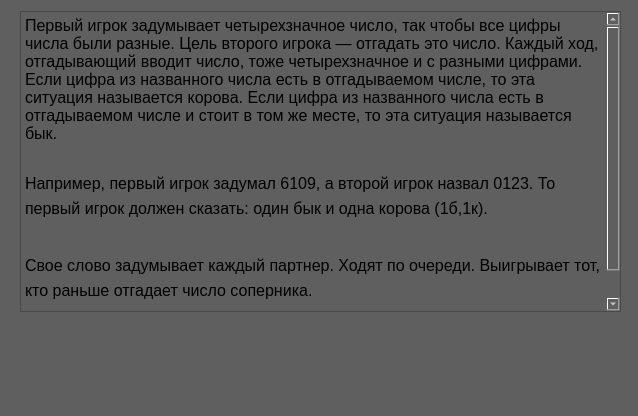
<?xml version="1.0" encoding="UTF-8"?>
<ui version="4.0">
 <class>Form</class>
 <widget class="QWidget" name="Form">
  <property name="geometry">
   <rect>
    <x>0</x>
    <y>0</y>
    <width>638</width>
    <height>416</height>
   </rect>
  </property>
  <property name="sizePolicy">
   <sizepolicy hsizetype="Fixed" vsizetype="Fixed">
    <horstretch>0</horstretch>
    <verstretch>0</verstretch>
   </sizepolicy>
  </property>
  <property name="palette">
   <palette>
    <active>
     <colorrole role="WindowText">
      <brush brushstyle="SolidPattern">
       <color alpha="255">
        <red>255</red>
        <green>255</green>
        <blue>255</blue>
       </color>
      </brush>
     </colorrole>
     <colorrole role="Button">
      <brush brushstyle="SolidPattern">
       <color alpha="255">
        <red>95</red>
        <green>95</green>
        <blue>95</blue>
       </color>
      </brush>
     </colorrole>
     <colorrole role="Light">
      <brush brushstyle="SolidPattern">
       <color alpha="255">
        <red>24</red>
        <green>24</green>
        <blue>24</blue>
       </color>
      </brush>
     </colorrole>
     <colorrole role="Midlight">
      <brush brushstyle="SolidPattern">
       <color alpha="255">
        <red>20</red>
        <green>20</green>
        <blue>20</blue>
       </color>
      </brush>
     </colorrole>
     <colorrole role="Dark">
      <brush brushstyle="SolidPattern">
       <color alpha="255">
        <red>8</red>
        <green>8</green>
        <blue>8</blue>
       </color>
      </brush>
     </colorrole>
     <colorrole role="Mid">
      <brush brushstyle="SolidPattern">
       <color alpha="255">
        <red>10</red>
        <green>10</green>
        <blue>10</blue>
       </color>
      </brush>
     </colorrole>
     <colorrole role="Text">
      <brush brushstyle="SolidPattern">
       <color alpha="255">
        <red>255</red>
        <green>255</green>
        <blue>255</blue>
       </color>
      </brush>
     </colorrole>
     <colorrole role="BrightText">
      <brush brushstyle="SolidPattern">
       <color alpha="255">
        <red>255</red>
        <green>255</green>
        <blue>255</blue>
       </color>
      </brush>
     </colorrole>
     <colorrole role="ButtonText">
      <brush brushstyle="SolidPattern">
       <color alpha="255">
        <red>255</red>
        <green>255</green>
        <blue>255</blue>
       </color>
      </brush>
     </colorrole>
     <colorrole role="Base">
      <brush brushstyle="SolidPattern">
       <color alpha="255">
        <red>95</red>
        <green>95</green>
        <blue>95</blue>
       </color>
      </brush>
     </colorrole>
     <colorrole role="Window">
      <brush brushstyle="SolidPattern">
       <color alpha="255">
        <red>95</red>
        <green>95</green>
        <blue>95</blue>
       </color>
      </brush>
     </colorrole>
     <colorrole role="Shadow">
      <brush brushstyle="SolidPattern">
       <color alpha="255">
        <red>0</red>
        <green>0</green>
        <blue>0</blue>
       </color>
      </brush>
     </colorrole>
     <colorrole role="AlternateBase">
      <brush brushstyle="SolidPattern">
       <color alpha="255">
        <red>8</red>
        <green>8</green>
        <blue>8</blue>
       </color>
      </brush>
     </colorrole>
     <colorrole role="ToolTipBase">
      <brush brushstyle="SolidPattern">
       <color alpha="255">
        <red>255</red>
        <green>255</green>
        <blue>220</blue>
       </color>
      </brush>
     </colorrole>
     <colorrole role="ToolTipText">
      <brush brushstyle="SolidPattern">
       <color alpha="255">
        <red>0</red>
        <green>0</green>
        <blue>0</blue>
       </color>
      </brush>
     </colorrole>
     <colorrole role="PlaceholderText">
      <brush brushstyle="SolidPattern">
       <color alpha="128">
        <red>255</red>
        <green>255</green>
        <blue>255</blue>
       </color>
      </brush>
     </colorrole>
    </active>
    <inactive>
     <colorrole role="WindowText">
      <brush brushstyle="SolidPattern">
       <color alpha="255">
        <red>255</red>
        <green>255</green>
        <blue>255</blue>
       </color>
      </brush>
     </colorrole>
     <colorrole role="Button">
      <brush brushstyle="SolidPattern">
       <color alpha="255">
        <red>95</red>
        <green>95</green>
        <blue>95</blue>
       </color>
      </brush>
     </colorrole>
     <colorrole role="Light">
      <brush brushstyle="SolidPattern">
       <color alpha="255">
        <red>24</red>
        <green>24</green>
        <blue>24</blue>
       </color>
      </brush>
     </colorrole>
     <colorrole role="Midlight">
      <brush brushstyle="SolidPattern">
       <color alpha="255">
        <red>20</red>
        <green>20</green>
        <blue>20</blue>
       </color>
      </brush>
     </colorrole>
     <colorrole role="Dark">
      <brush brushstyle="SolidPattern">
       <color alpha="255">
        <red>8</red>
        <green>8</green>
        <blue>8</blue>
       </color>
      </brush>
     </colorrole>
     <colorrole role="Mid">
      <brush brushstyle="SolidPattern">
       <color alpha="255">
        <red>10</red>
        <green>10</green>
        <blue>10</blue>
       </color>
      </brush>
     </colorrole>
     <colorrole role="Text">
      <brush brushstyle="SolidPattern">
       <color alpha="255">
        <red>255</red>
        <green>255</green>
        <blue>255</blue>
       </color>
      </brush>
     </colorrole>
     <colorrole role="BrightText">
      <brush brushstyle="SolidPattern">
       <color alpha="255">
        <red>255</red>
        <green>255</green>
        <blue>255</blue>
       </color>
      </brush>
     </colorrole>
     <colorrole role="ButtonText">
      <brush brushstyle="SolidPattern">
       <color alpha="255">
        <red>255</red>
        <green>255</green>
        <blue>255</blue>
       </color>
      </brush>
     </colorrole>
     <colorrole role="Base">
      <brush brushstyle="SolidPattern">
       <color alpha="255">
        <red>95</red>
        <green>95</green>
        <blue>95</blue>
       </color>
      </brush>
     </colorrole>
     <colorrole role="Window">
      <brush brushstyle="SolidPattern">
       <color alpha="255">
        <red>95</red>
        <green>95</green>
        <blue>95</blue>
       </color>
      </brush>
     </colorrole>
     <colorrole role="Shadow">
      <brush brushstyle="SolidPattern">
       <color alpha="255">
        <red>0</red>
        <green>0</green>
        <blue>0</blue>
       </color>
      </brush>
     </colorrole>
     <colorrole role="AlternateBase">
      <brush brushstyle="SolidPattern">
       <color alpha="255">
        <red>8</red>
        <green>8</green>
        <blue>8</blue>
       </color>
      </brush>
     </colorrole>
     <colorrole role="ToolTipBase">
      <brush brushstyle="SolidPattern">
       <color alpha="255">
        <red>255</red>
        <green>255</green>
        <blue>220</blue>
       </color>
      </brush>
     </colorrole>
     <colorrole role="ToolTipText">
      <brush brushstyle="SolidPattern">
       <color alpha="255">
        <red>0</red>
        <green>0</green>
        <blue>0</blue>
       </color>
      </brush>
     </colorrole>
     <colorrole role="PlaceholderText">
      <brush brushstyle="SolidPattern">
       <color alpha="128">
        <red>255</red>
        <green>255</green>
        <blue>255</blue>
       </color>
      </brush>
     </colorrole>
    </inactive>
    <disabled>
     <colorrole role="WindowText">
      <brush brushstyle="SolidPattern">
       <color alpha="255">
        <red>255</red>
        <green>255</green>
        <blue>255</blue>
       </color>
      </brush>
     </colorrole>
     <colorrole role="Button">
      <brush brushstyle="SolidPattern">
       <color alpha="255">
        <red>95</red>
        <green>95</green>
        <blue>95</blue>
       </color>
      </brush>
     </colorrole>
     <colorrole role="Light">
      <brush brushstyle="SolidPattern">
       <color alpha="255">
        <red>24</red>
        <green>24</green>
        <blue>24</blue>
       </color>
      </brush>
     </colorrole>
     <colorrole role="Midlight">
      <brush brushstyle="SolidPattern">
       <color alpha="255">
        <red>20</red>
        <green>20</green>
        <blue>20</blue>
       </color>
      </brush>
     </colorrole>
     <colorrole role="Dark">
      <brush brushstyle="SolidPattern">
       <color alpha="255">
        <red>8</red>
        <green>8</green>
        <blue>8</blue>
       </color>
      </brush>
     </colorrole>
     <colorrole role="Mid">
      <brush brushstyle="SolidPattern">
       <color alpha="255">
        <red>10</red>
        <green>10</green>
        <blue>10</blue>
       </color>
      </brush>
     </colorrole>
     <colorrole role="Text">
      <brush brushstyle="SolidPattern">
       <color alpha="255">
        <red>255</red>
        <green>255</green>
        <blue>255</blue>
       </color>
      </brush>
     </colorrole>
     <colorrole role="BrightText">
      <brush brushstyle="SolidPattern">
       <color alpha="255">
        <red>255</red>
        <green>255</green>
        <blue>255</blue>
       </color>
      </brush>
     </colorrole>
     <colorrole role="ButtonText">
      <brush brushstyle="SolidPattern">
       <color alpha="255">
        <red>255</red>
        <green>255</green>
        <blue>255</blue>
       </color>
      </brush>
     </colorrole>
     <colorrole role="Base">
      <brush brushstyle="SolidPattern">
       <color alpha="255">
        <red>95</red>
        <green>95</green>
        <blue>95</blue>
       </color>
      </brush>
     </colorrole>
     <colorrole role="Window">
      <brush brushstyle="SolidPattern">
       <color alpha="255">
        <red>95</red>
        <green>95</green>
        <blue>95</blue>
       </color>
      </brush>
     </colorrole>
     <colorrole role="Shadow">
      <brush brushstyle="SolidPattern">
       <color alpha="255">
        <red>0</red>
        <green>0</green>
        <blue>0</blue>
       </color>
      </brush>
     </colorrole>
     <colorrole role="AlternateBase">
      <brush brushstyle="SolidPattern">
       <color alpha="255">
        <red>16</red>
        <green>16</green>
        <blue>16</blue>
       </color>
      </brush>
     </colorrole>
     <colorrole role="ToolTipBase">
      <brush brushstyle="SolidPattern">
       <color alpha="255">
        <red>255</red>
        <green>255</green>
        <blue>220</blue>
       </color>
      </brush>
     </colorrole>
     <colorrole role="ToolTipText">
      <brush brushstyle="SolidPattern">
       <color alpha="255">
        <red>0</red>
        <green>0</green>
        <blue>0</blue>
       </color>
      </brush>
     </colorrole>
     <colorrole role="PlaceholderText">
      <brush brushstyle="SolidPattern">
       <color alpha="128">
        <red>255</red>
        <green>255</green>
        <blue>255</blue>
       </color>
      </brush>
     </colorrole>
    </disabled>
   </palette>
  </property>
  <property name="windowTitle">
   <string>Form</string>
  </property>
  <property name="styleSheet">
   <string notr="true">QWidget {
	background-color:rgb(95, 95, 95);
	color:rgb(255, 255, 255);
}

QTextBrowser{
	color:rgb(255, 255, 255);
}
</string>
  </property>
  <widget class="QLabel" name="label">
   <property name="geometry">
    <rect>
     <x>60</x>
     <y>330</y>
     <width>551</width>
     <height>401</height>
    </rect>
   </property>
   <property name="text">
    <string/>
   </property>
   <property name="pixmap">
    <pixmap>../../Desktop/Снимок экрана (160).png</pixmap>
   </property>
  </widget>
  <widget class="QTextBrowser" name="textBrowser">
   <property name="geometry">
    <rect>
     <x>20</x>
     <y>11</y>
     <width>601</width>
     <height>301</height>
    </rect>
   </property>
   <property name="palette">
    <palette>
     <active>
      <colorrole role="WindowText">
       <brush brushstyle="SolidPattern">
        <color alpha="255">
         <red>255</red>
         <green>255</green>
         <blue>255</blue>
        </color>
       </brush>
      </colorrole>
      <colorrole role="Button">
       <brush brushstyle="SolidPattern">
        <color alpha="255">
         <red>95</red>
         <green>95</green>
         <blue>95</blue>
        </color>
       </brush>
      </colorrole>
      <colorrole role="Light">
       <brush brushstyle="SolidPattern">
        <color alpha="255">
         <red>255</red>
         <green>255</green>
         <blue>255</blue>
        </color>
       </brush>
      </colorrole>
      <colorrole role="Midlight">
       <brush brushstyle="SolidPattern">
        <color alpha="255">
         <red>249</red>
         <green>249</green>
         <blue>249</blue>
        </color>
       </brush>
      </colorrole>
      <colorrole role="Dark">
       <brush brushstyle="SolidPattern">
        <color alpha="255">
         <red>122</red>
         <green>122</green>
         <blue>122</blue>
        </color>
       </brush>
      </colorrole>
      <colorrole role="Mid">
       <brush brushstyle="SolidPattern">
        <color alpha="255">
         <red>163</red>
         <green>163</green>
         <blue>163</blue>
        </color>
       </brush>
      </colorrole>
      <colorrole role="Text">
       <brush brushstyle="SolidPattern">
        <color alpha="255">
         <red>255</red>
         <green>255</green>
         <blue>255</blue>
        </color>
       </brush>
      </colorrole>
      <colorrole role="BrightText">
       <brush brushstyle="SolidPattern">
        <color alpha="255">
         <red>255</red>
         <green>255</green>
         <blue>255</blue>
        </color>
       </brush>
      </colorrole>
      <colorrole role="ButtonText">
       <brush brushstyle="SolidPattern">
        <color alpha="255">
         <red>255</red>
         <green>255</green>
         <blue>255</blue>
        </color>
       </brush>
      </colorrole>
      <colorrole role="Base">
       <brush brushstyle="SolidPattern">
        <color alpha="255">
         <red>95</red>
         <green>95</green>
         <blue>95</blue>
        </color>
       </brush>
      </colorrole>
      <colorrole role="Window">
       <brush brushstyle="SolidPattern">
        <color alpha="255">
         <red>95</red>
         <green>95</green>
         <blue>95</blue>
        </color>
       </brush>
      </colorrole>
      <colorrole role="Shadow">
       <brush brushstyle="SolidPattern">
        <color alpha="255">
         <red>0</red>
         <green>0</green>
         <blue>0</blue>
        </color>
       </brush>
      </colorrole>
      <colorrole role="AlternateBase">
       <brush brushstyle="SolidPattern">
        <color alpha="255">
         <red>249</red>
         <green>249</green>
         <blue>249</blue>
        </color>
       </brush>
      </colorrole>
      <colorrole role="ToolTipBase">
       <brush brushstyle="SolidPattern">
        <color alpha="255">
         <red>255</red>
         <green>255</green>
         <blue>220</blue>
        </color>
       </brush>
      </colorrole>
      <colorrole role="ToolTipText">
       <brush brushstyle="SolidPattern">
        <color alpha="255">
         <red>0</red>
         <green>0</green>
         <blue>0</blue>
        </color>
       </brush>
      </colorrole>
      <colorrole role="PlaceholderText">
       <brush brushstyle="SolidPattern">
        <color alpha="128">
         <red>0</red>
         <green>0</green>
         <blue>0</blue>
        </color>
       </brush>
      </colorrole>
     </active>
     <inactive>
      <colorrole role="WindowText">
       <brush brushstyle="SolidPattern">
        <color alpha="255">
         <red>255</red>
         <green>255</green>
         <blue>255</blue>
        </color>
       </brush>
      </colorrole>
      <colorrole role="Button">
       <brush brushstyle="SolidPattern">
        <color alpha="255">
         <red>95</red>
         <green>95</green>
         <blue>95</blue>
        </color>
       </brush>
      </colorrole>
      <colorrole role="Light">
       <brush brushstyle="SolidPattern">
        <color alpha="255">
         <red>255</red>
         <green>255</green>
         <blue>255</blue>
        </color>
       </brush>
      </colorrole>
      <colorrole role="Midlight">
       <brush brushstyle="SolidPattern">
        <color alpha="255">
         <red>249</red>
         <green>249</green>
         <blue>249</blue>
        </color>
       </brush>
      </colorrole>
      <colorrole role="Dark">
       <brush brushstyle="SolidPattern">
        <color alpha="255">
         <red>122</red>
         <green>122</green>
         <blue>122</blue>
        </color>
       </brush>
      </colorrole>
      <colorrole role="Mid">
       <brush brushstyle="SolidPattern">
        <color alpha="255">
         <red>163</red>
         <green>163</green>
         <blue>163</blue>
        </color>
       </brush>
      </colorrole>
      <colorrole role="Text">
       <brush brushstyle="SolidPattern">
        <color alpha="255">
         <red>255</red>
         <green>255</green>
         <blue>255</blue>
        </color>
       </brush>
      </colorrole>
      <colorrole role="BrightText">
       <brush brushstyle="SolidPattern">
        <color alpha="255">
         <red>255</red>
         <green>255</green>
         <blue>255</blue>
        </color>
       </brush>
      </colorrole>
      <colorrole role="ButtonText">
       <brush brushstyle="SolidPattern">
        <color alpha="255">
         <red>255</red>
         <green>255</green>
         <blue>255</blue>
        </color>
       </brush>
      </colorrole>
      <colorrole role="Base">
       <brush brushstyle="SolidPattern">
        <color alpha="255">
         <red>95</red>
         <green>95</green>
         <blue>95</blue>
        </color>
       </brush>
      </colorrole>
      <colorrole role="Window">
       <brush brushstyle="SolidPattern">
        <color alpha="255">
         <red>95</red>
         <green>95</green>
         <blue>95</blue>
        </color>
       </brush>
      </colorrole>
      <colorrole role="Shadow">
       <brush brushstyle="SolidPattern">
        <color alpha="255">
         <red>0</red>
         <green>0</green>
         <blue>0</blue>
        </color>
       </brush>
      </colorrole>
      <colorrole role="AlternateBase">
       <brush brushstyle="SolidPattern">
        <color alpha="255">
         <red>249</red>
         <green>249</green>
         <blue>249</blue>
        </color>
       </brush>
      </colorrole>
      <colorrole role="ToolTipBase">
       <brush brushstyle="SolidPattern">
        <color alpha="255">
         <red>255</red>
         <green>255</green>
         <blue>220</blue>
        </color>
       </brush>
      </colorrole>
      <colorrole role="ToolTipText">
       <brush brushstyle="SolidPattern">
        <color alpha="255">
         <red>0</red>
         <green>0</green>
         <blue>0</blue>
        </color>
       </brush>
      </colorrole>
      <colorrole role="PlaceholderText">
       <brush brushstyle="SolidPattern">
        <color alpha="128">
         <red>0</red>
         <green>0</green>
         <blue>0</blue>
        </color>
       </brush>
      </colorrole>
     </inactive>
     <disabled>
      <colorrole role="WindowText">
       <brush brushstyle="SolidPattern">
        <color alpha="255">
         <red>255</red>
         <green>255</green>
         <blue>255</blue>
        </color>
       </brush>
      </colorrole>
      <colorrole role="Button">
       <brush brushstyle="SolidPattern">
        <color alpha="255">
         <red>95</red>
         <green>95</green>
         <blue>95</blue>
        </color>
       </brush>
      </colorrole>
      <colorrole role="Light">
       <brush brushstyle="SolidPattern">
        <color alpha="255">
         <red>255</red>
         <green>255</green>
         <blue>255</blue>
        </color>
       </brush>
      </colorrole>
      <colorrole role="Midlight">
       <brush brushstyle="SolidPattern">
        <color alpha="255">
         <red>249</red>
         <green>249</green>
         <blue>249</blue>
        </color>
       </brush>
      </colorrole>
      <colorrole role="Dark">
       <brush brushstyle="SolidPattern">
        <color alpha="255">
         <red>122</red>
         <green>122</green>
         <blue>122</blue>
        </color>
       </brush>
      </colorrole>
      <colorrole role="Mid">
       <brush brushstyle="SolidPattern">
        <color alpha="255">
         <red>163</red>
         <green>163</green>
         <blue>163</blue>
        </color>
       </brush>
      </colorrole>
      <colorrole role="Text">
       <brush brushstyle="SolidPattern">
        <color alpha="255">
         <red>255</red>
         <green>255</green>
         <blue>255</blue>
        </color>
       </brush>
      </colorrole>
      <colorrole role="BrightText">
       <brush brushstyle="SolidPattern">
        <color alpha="255">
         <red>255</red>
         <green>255</green>
         <blue>255</blue>
        </color>
       </brush>
      </colorrole>
      <colorrole role="ButtonText">
       <brush brushstyle="SolidPattern">
        <color alpha="255">
         <red>255</red>
         <green>255</green>
         <blue>255</blue>
        </color>
       </brush>
      </colorrole>
      <colorrole role="Base">
       <brush brushstyle="SolidPattern">
        <color alpha="255">
         <red>95</red>
         <green>95</green>
         <blue>95</blue>
        </color>
       </brush>
      </colorrole>
      <colorrole role="Window">
       <brush brushstyle="SolidPattern">
        <color alpha="255">
         <red>95</red>
         <green>95</green>
         <blue>95</blue>
        </color>
       </brush>
      </colorrole>
      <colorrole role="Shadow">
       <brush brushstyle="SolidPattern">
        <color alpha="255">
         <red>0</red>
         <green>0</green>
         <blue>0</blue>
        </color>
       </brush>
      </colorrole>
      <colorrole role="AlternateBase">
       <brush brushstyle="SolidPattern">
        <color alpha="255">
         <red>244</red>
         <green>244</green>
         <blue>244</blue>
        </color>
       </brush>
      </colorrole>
      <colorrole role="ToolTipBase">
       <brush brushstyle="SolidPattern">
        <color alpha="255">
         <red>255</red>
         <green>255</green>
         <blue>220</blue>
        </color>
       </brush>
      </colorrole>
      <colorrole role="ToolTipText">
       <brush brushstyle="SolidPattern">
        <color alpha="255">
         <red>0</red>
         <green>0</green>
         <blue>0</blue>
        </color>
       </brush>
      </colorrole>
      <colorrole role="PlaceholderText">
       <brush brushstyle="SolidPattern">
        <color alpha="128">
         <red>0</red>
         <green>0</green>
         <blue>0</blue>
        </color>
       </brush>
      </colorrole>
     </disabled>
    </palette>
   </property>
   <property name="tabletTracking">
    <bool>true</bool>
   </property>
   <property name="focusPolicy">
    <enum>Qt::WheelFocus</enum>
   </property>
   <property name="readOnly">
    <bool>false</bool>
   </property>
   <property name="html">
    <string>&lt;!DOCTYPE HTML PUBLIC &quot;-//W3C//DTD HTML 4.0//EN&quot; &quot;http://www.w3.org/TR/REC-html40/strict.dtd&quot;&gt;
&lt;html&gt;&lt;head&gt;&lt;meta name=&quot;qrichtext&quot; content=&quot;1&quot; /&gt;&lt;style type=&quot;text/css&quot;&gt;
p, li { white-space: pre-wrap; }
&lt;/style&gt;&lt;/head&gt;&lt;body style=&quot; font-family:'MS Shell Dlg 2'; font-size:7.8pt; font-weight:400; font-style:normal;&quot;&gt;
&lt;p style=&quot; margin-top:0px; margin-bottom:0px; margin-left:0px; margin-right:0px; -qt-block-indent:0; text-indent:0px;&quot;&gt;&lt;a name=&quot;docs-internal-guid-c56cd276-7fff-64dd-7e0c-727d98c8d870&quot;&gt;&lt;/a&gt;&lt;span style=&quot; font-family:'Courier New'; font-size:12pt; color:#000000;&quot;&gt;П&lt;/span&gt;&lt;span style=&quot; font-family:'Courier New'; font-size:12pt; color:#000000;&quot;&gt;ервый игрок задумывает четырехзначное число, так чтобы все цифры числа были разные. Цель второго игрока — отгадать это число. Каждый ход, отгадывающий вводит число, тоже четырехзначное и с разными цифрами. Если цифра из названного числа есть в отгадываемом числе, то эта ситуация называется корова. Если цифра из названного числа есть в отгадываемом числе и стоит в том же месте, то эта ситуация называется бык.&lt;/span&gt;&lt;/p&gt;
&lt;p style=&quot; margin-top:0px; margin-bottom:0px; margin-left:0px; margin-right:0px; -qt-block-indent:0; text-indent:0px;&quot;&gt;&lt;span style=&quot; font-size:12pt;&quot;&gt;&lt;br /&gt;&lt;/span&gt;&lt;/p&gt;
&lt;p style=&quot; margin-top:0px; margin-bottom:0px; margin-left:0px; margin-right:0px; -qt-block-indent:0; text-indent:0px; line-height:138%;&quot;&gt;&lt;span style=&quot; font-family:'JetBrains Mono','monospace'; font-size:12pt; color:#000000; background-color:transparent;&quot;&gt;Например, первый игрок задумал 6109, а второй игрок назвал 0123. То первый игрок должен сказать: один бык и одна корова (1б,1к).&lt;/span&gt;&lt;/p&gt;
&lt;p style=&quot; margin-top:0px; margin-bottom:0px; margin-left:0px; margin-right:0px; -qt-block-indent:0; text-indent:0px;&quot;&gt;&lt;span style=&quot; font-size:12pt;&quot;&gt;&lt;br /&gt;&lt;/span&gt;&lt;/p&gt;
&lt;p style=&quot; margin-top:0px; margin-bottom:0px; margin-left:0px; margin-right:0px; -qt-block-indent:0; text-indent:0px; line-height:138%;&quot;&gt;&lt;span style=&quot; font-family:'JetBrains Mono','monospace'; font-size:12pt; color:#000000; background-color:transparent;&quot;&gt;Свое слово задумывает каждый партнер. Ходят по очереди. Выигрывает тот, кто раньше отгадает число соперника.&lt;/span&gt;&lt;/p&gt;
&lt;p style=&quot; margin-top:0px; margin-bottom:0px; margin-left:0px; margin-right:0px; -qt-block-indent:0; text-indent:0px;&quot;&gt;&lt;span style=&quot; font-size:12pt;&quot;&gt;&lt;br /&gt;&lt;/span&gt;&lt;/p&gt;&lt;/body&gt;&lt;/html&gt;</string>
   </property>
  </widget>
 </widget>
 <resources/>
 <connections/>
</ui>
